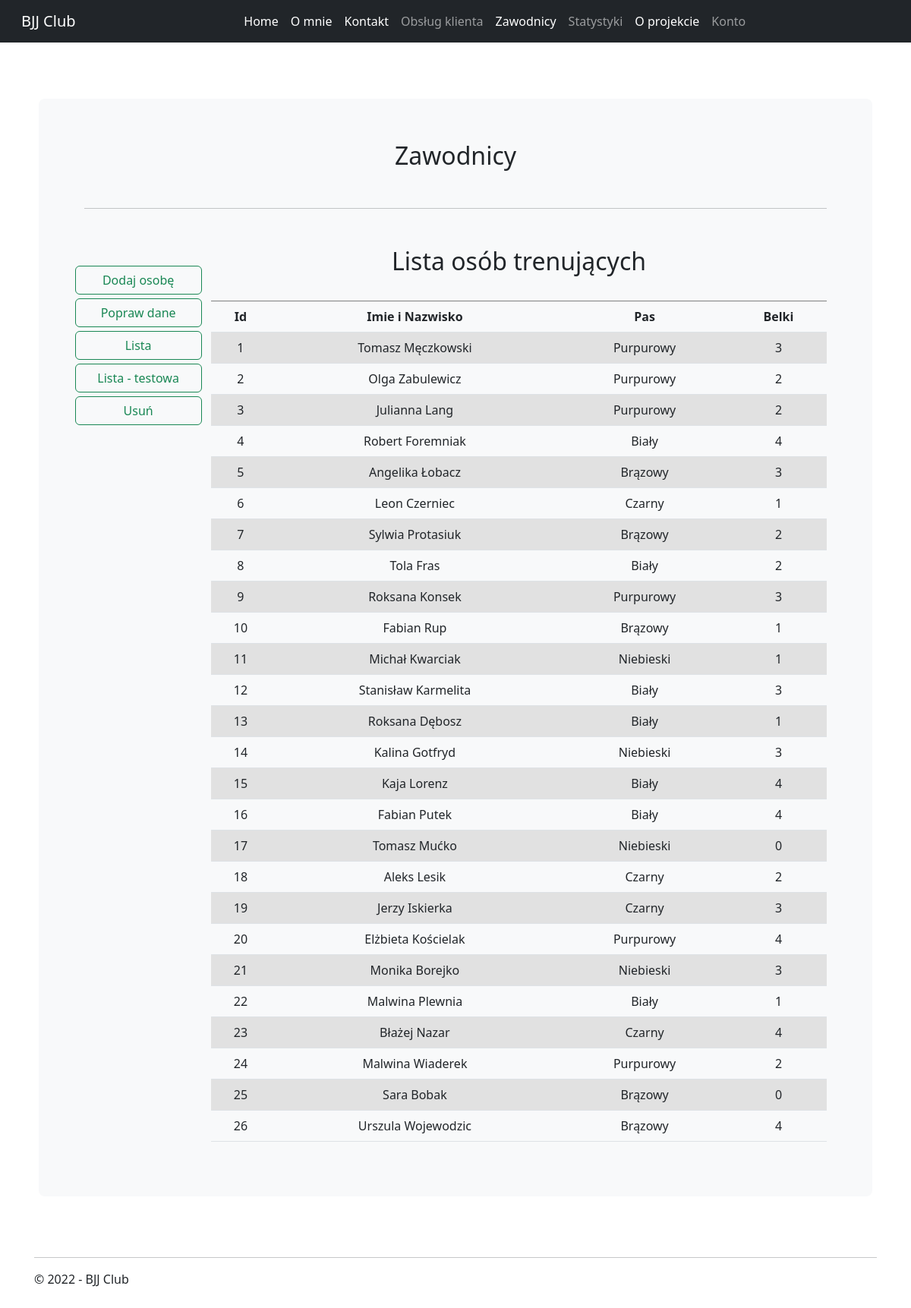
The app's page /zawodnicy/ with its own data.
### players/models.py (models this page shows, shortened)
class Player(models.Model):
    class Belts(models.TextChoices):
        WHITE = "Biały", "Biały"
        BLUE = "Niebieski", "Niebieski"
        PURPLE = "Purpurowy", "Purpurowy"
        BROWN = "Brązowy", "Brązowy"
        BLACK = "Czarny", "Czarny"
    class Stripes(models.TextChoices):
        ZERO = "0", "0"
        ONE = "1", "1"
        TWO = "2", "2"
        THREE = "3", "3"
        FOUR = "4", "4"
    class Gender(models.TextChoices):
        Male = "Mężczyzna", "Mężczyzna"
        Female = "Kobieta", "Kobieta"
    first_name = models.CharField(max_length=100)
    last_name = models.CharField(max_length=100)
    belt = models.CharField(max_length=30, choices=Belts.choices, default=Belts.WHITE)
    stripe = models.CharField(max_length=1, choices=Stripes.choices, default=Stripes.ZERO)
    gender = models.CharField(max_length=10, choices=Gender.choices, default=Gender.Male, blank=True)
    birth_date = models.DateField(blank=True, null=True)
    first_training = models.DateField(blank=True, null=True)
    last_training = models.DateField(blank=True, null=True)
    player_created = models.DateTimeField(auto_now_add=True)
    player_modified = models.DateTimeField(auto_now=True)

### players/views.py (the view)
# urls.py: path("", players, name="players_list"),
def players(request):
    players_raw = Player.objects.all()
    players = []
    for i in range(len(players_raw)):
        players.append(players_raw[i])
    context = {"headings": ["Id", "Imie i Nazwisko", "Pas", "Belki"],
               "players": players,
               }
    return render(request, "players_list.html", context)

### players/templates/players_list.html
{% extends "inner_layout.html" %}
{% block body %}
<h2>Lista osób trenujących</h2>
<br />
<table class="table">
    <tr class="custom">
        {% for header in headings %}
        <th class="custom">{{header}}</th>
        {% endfor %}
    </tr>
    {% for player in players %}
    <tr class="custom">
        <td class="custom">{{player.id}}</td>
        <td class="custom">{{player.first_name}}  {{player.last_name}}</td>
        <td class="custom">{{player.belt}}</td>
        <td class="custom">{{player.stripe}}</td>
    </tr>
    {% endfor %}
</table>
{% endblock %}

### main/static/css/site.css (style rules this page uses)
body { padding-top: 50px; padding-bottom: 20px; }

### main/static/css/custom.css (style rules this page uses)
tr.custom:nth-child(even) { background-color: #e1e1e1; }
td.custom { padding: 8px; }
th.custom { border-top: 1px solid grey; }

### records on screen
Player: id "1", first_name "Tomasz", last_name "Męczkowski", belt "Purpurowy", stripe "3"
Player: id "2", first_name "Olga", last_name "Zabulewicz", belt "Purpurowy", stripe "2"
Player: id "3", first_name "Julianna", last_name "Lang", belt "Purpurowy", stripe "2"
Player: id "4", first_name "Robert", last_name "Foremniak", belt "Biały", stripe "4"
Player: id "5", first_name "Angelika", last_name "Łobacz", belt "Brązowy", stripe "3"
Player: id "6", first_name "Leon", last_name "Czerniec", belt "Czarny", stripe "1"
Player: id "7", first_name "Sylwia", last_name "Protasiuk", belt "Brązowy", stripe "2"
Player: id "8", first_name "Tola", last_name "Fras", belt "Biały", stripe "2"
Player: id "9", first_name "Roksana", last_name "Konsek", belt "Purpurowy", stripe "3"
Player: id "10", first_name "Fabian", last_name "Rup", belt "Brązowy", stripe "1"
Player: id "11", first_name "Michał", last_name "Kwarciak", belt "Niebieski", stripe "1"
Player: id "12", first_name "Stanisław", last_name "Karmelita", belt "Biały", stripe "3"
Player: id "13", first_name "Roksana", last_name "Dębosz", belt "Biały", stripe "1"
Player: id "14", first_name "Kalina", last_name "Gotfryd", belt "Niebieski", stripe "3"
Player: id "15", first_name "Kaja", last_name "Lorenz", belt "Biały", stripe "4"
Player: id "16", first_name "Fabian", last_name "Putek", belt "Biały", stripe "4"
Player: id "17", first_name "Tomasz", last_name "Mućko", belt "Niebieski", stripe "0"
Player: id "18", first_name "Aleks", last_name "Lesik", belt "Czarny", stripe "2"
Player: id "19", first_name "Jerzy", last_name "Iskierka", belt "Czarny", stripe "3"
Player: id "20", first_name "Elżbieta", last_name "Kościelak", belt "Purpurowy", stripe "4"
Player: id "21", first_name "Monika", last_name "Borejko", belt "Niebieski", stripe "3"
Player: id "22", first_name "Malwina", last_name "Plewnia", belt "Biały", stripe "1"
Player: id "23", first_name "Błażej", last_name "Nazar", belt "Czarny", stripe "4"
Player: id "24", first_name "Malwina", last_name "Wiaderek", belt "Purpurowy", stripe "2"
Player: id "25", first_name "Sara", last_name "Bobak", belt "Brązowy", stripe "0"
Player: id "26", first_name "Urszula", last_name "Wojewodzic", belt "Brązowy", stripe "4"

### other values on screen
{{ header }} "Id" "Imie i Nazwisko" "Pas" "Belki"
